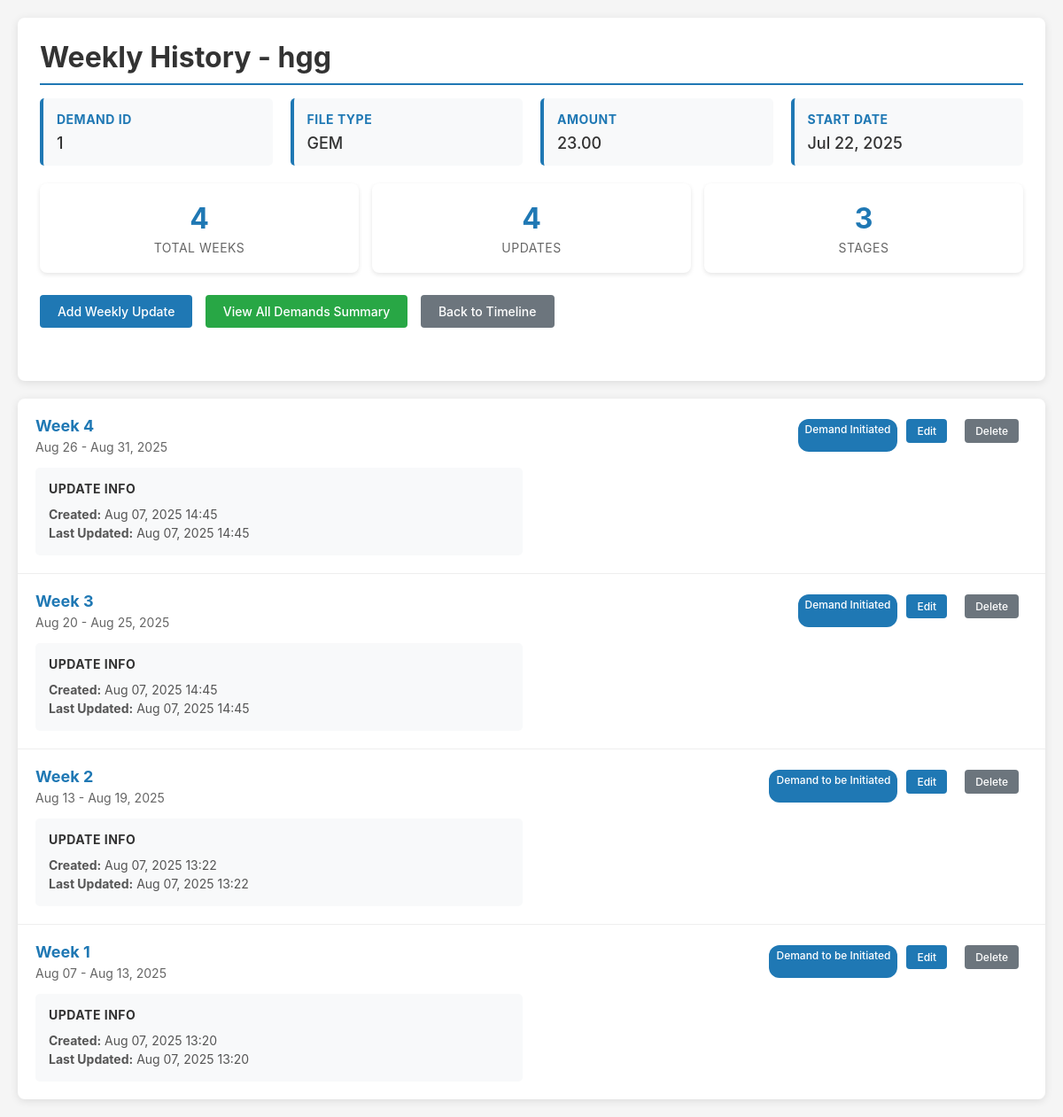
The app's page /demand/47/weekly/history/, older data.
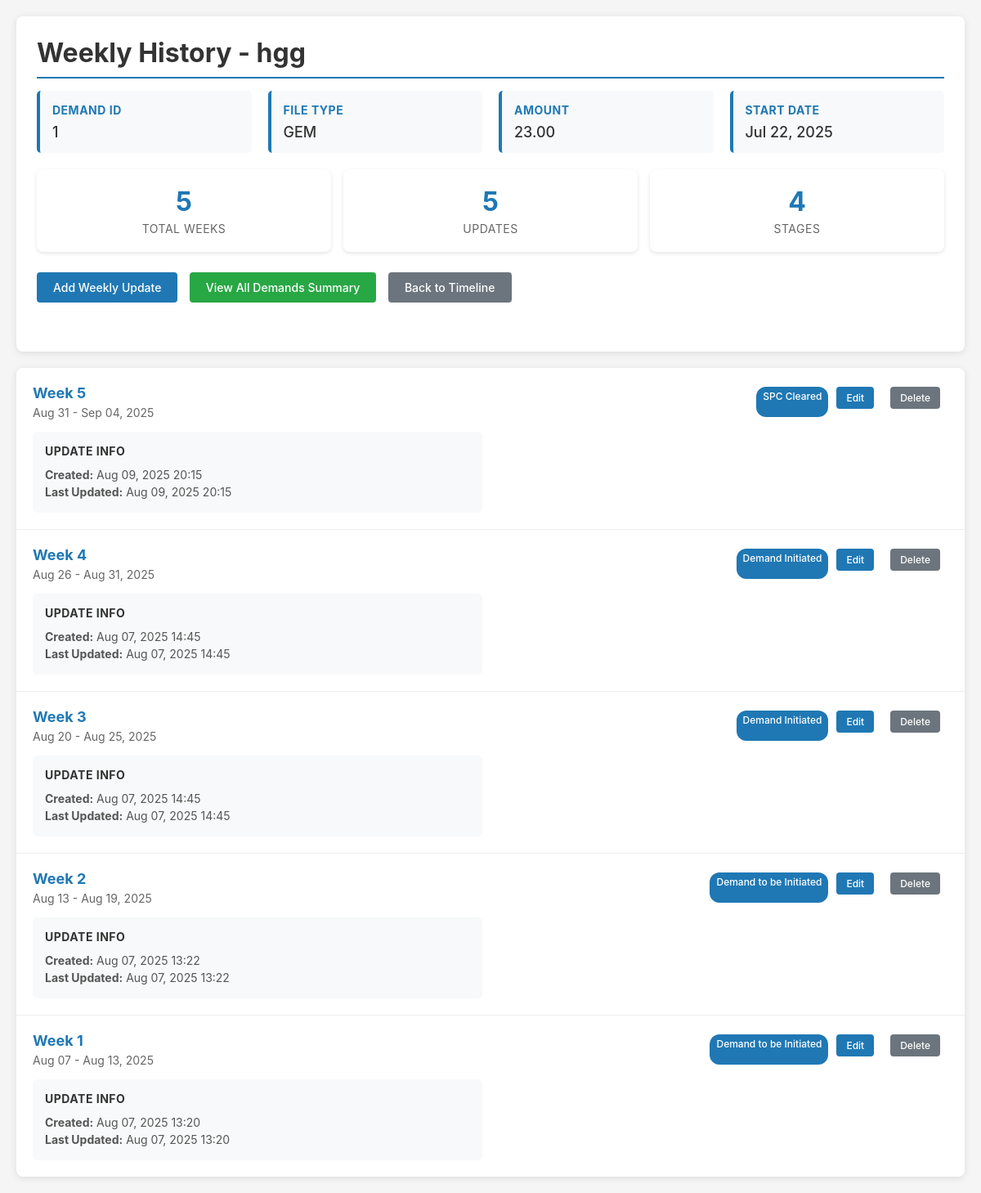
The same page, newer data.
### trackerapp/models.py (models this page shows, shortened)
class Demand(models.Model):
    name = models.CharField(max_length=200)
    created_at = models.DateTimeField(auto_now_add=True)
    demand_ID = models.CharField(max_length=100, null=True, blank=True)
    file_type = models.CharField(max_length=100, null=True, blank=True)
    file_subtype = models.CharField(max_length=100, null=True, blank=True)
    file_detail = models.CharField(max_length=100, null=True, blank=True)
    demand_amount = models.DecimalField(max_digits=15, decimal_places=2, null=True, blank=True)
    io_name = models.CharField(max_length=200, null=True, blank=True)
    start_date = models.DateField(null=True, blank=True)
    duration_months = models.IntegerField(null=True, blank=True)
    weekly_start_date = models.DateField(null=True, blank=True)
    weekly_end_date = models.DateField(null=True, blank=True)
    selected_stages = models.JSONField(default=list, blank=True)  # Store list of selected stage names

class WeeklyUpdate(models.Model):
    demand = models.ForeignKey(Demand, on_delete=models.CASCADE, related_name='weekly_updates')
    week_number = models.IntegerField()
    week_start_date = models.DateField()
    week_end_date = models.DateField()
    current_stage = models.CharField(max_length=50, choices=Stage.choices, null=True, blank=True)
    progress_percentage = models.IntegerField(default=0)
    challenges = models.TextField(blank=True, null=True)
    achievements = models.TextField(blank=True, null=True)
    next_week_plan = models.TextField(blank=True, null=True)
    created_at = models.DateTimeField(auto_now_add=True)
    updated_at = models.DateTimeField(auto_now=True)
    class Meta:
        unique_together = ('demand', 'week_number')
        ordering = ['-week_number']

### trackerapp/views.py (the view)
# urls.py: path('demand/<int:demand_id>/weekly/history/', views.weekly_history, name='weekly_history'),
def weekly_history(request, demand_id):
    demand = get_object_or_404(Demand, id=demand_id)
    weekly_updates = WeeklyUpdate.objects.filter(demand=demand).order_by('-week_number')
    total_weeks = weekly_updates.count()
    stage_progression = []
    for update in weekly_updates.order_by('week_number'):
        if update.current_stage:
            stage_progression.append({
                'week': update.week_number,
                'stage': update.current_stage,
                'date': update.week_start_date
            })
    return render(request, 'trackerapp/weekly_history.html', {
        'demand': demand,
        'weekly_updates': weekly_updates,
        'total_weeks': total_weeks,
        'stage_progression': stage_progression
    })

### trackerapp/templates/trackerapp/weekly_history.html (shortened to what this page needs)
<!DOCTYPE html>
<html lang="en">
<head>
</head>
<body>
    <div class="container">
        <div class="header">
            <h1>Weekly History - {{ demand.name }}</h1>
            <div class="demand-info">
                <div class="info-card">
                    <h4>Demand ID</h4>
                    <p>{{ demand.demand_ID|default:"Not specified" }}</p>
                </div>
                <div class="info-card">
                    <h4>File Type</h4>
                    <p>{{ demand.file_type|default:"Not specified" }}</p>
                </div>
                <div class="info-card">
                    <h4>Amount</h4>
                    <p>{{ demand.demand_amount|default:"Not specified" }}</p>
                </div>
                <div class="info-card">
                    <h4>Start Date</h4>
                    <p>{{ demand.start_date|date:"M d, Y"|default:"Not specified" }}</p>
                </div>
            </div>
            <div class="summary-stats">
                <div class="stat-card">
                    <div class="stat-number">{{ total_weeks }}</div>
                    <div class="stat-label">Total Weeks</div>
                </div>
                <div class="stat-card">
                    <div class="stat-number">{{ weekly_updates.count }}</div>
                    <div class="stat-label">Updates</div>
                </div>
                <div class="stat-card">
                    <div class="stat-number">{{ demand.stages.count }}</div>
                    <div class="stat-label">Stages</div>
                </div>
            </div>
            <div class="actions">
                <a href="{% url 'add_weekly_update' demand_id=demand.id %}" class="btn btn-primary">Add Weekly
                    Update</a>
                <a href="{% url 'weekly_summary' %}" class="btn btn-success">View All Demands Summary</a>
                <a href="{% url 'demand_list' %}" class="btn btn-secondary">Back to Timeline</a>
            </div>
        </div>
        <div class="weekly-updates">
            {% if weekly_updates %}
            {% for update in weekly_updates %}
            <div class="update-card">
                <div class="update-header">
                    <div class="week-info">
                        <div class="week-number">Week {{ update.week_number }}</div>
                        <div class="week-dates">{{ update.week_start_date|date:"M d" }} - {{ update.week_end_date|date:"M d, Y" }}</div>
                    </div>
                    <div class="update-actions">
                        {% if update.current_stage %}
                        <span class="stage-badge">{{ update.get_current_stage_display }}</span>
                        {% endif %}
                        <a href="{% url 'edit_weekly_update' update_id=update.id %}"
                            class="btn btn-primary btn-small">Edit</a>
                        <a href="javascript:void(0)" class="btn btn-secondary btn-small"
                            onclick="deleteWeeklyUpdate({{ update.id }}, '{{ demand.id }}')">Delete</a>
                    </div>
                </div>
                <div class="update-content">
                    <div class="content-section">
                        <h4>Update Info</h4>
                        <p><strong>Created:</strong> {{ update.created_at|date:"M d, Y H:i" }}</p>
                        {% if update.updated_at != update.created_at %}
                        <p><strong>Last Updated:</strong> {{ update.updated_at|date:"M d, Y H:i" }}</p>
                        {% endif %}
                    </div>
                </div>
            </div>
            {% endfor %}
            {% else %}
            <div class="no-updates">
                <h3>No Weekly Updates Yet</h3>
                <p>Start tracking progress by adding your first weekly update.</p>
                <a href="{% url 'add_weekly_update' demand_id=demand.id %}" class="btn btn-primary">Add First Update</a>
            </div>
            {% endif %}
        </div>
    </div>
</body>
</html>

Row changes from the older to the newer data that the page shows:
computed for Demand "hgg": stages.count "3" → "4"
added WeeklyUpdate: week_number "5", week_start_date "Aug 31", week_end_date "Sep 04, 2025", current_stage "SPC Cleared", created_at "Aug 09, 2025 20:15", updated_at "Aug 09, 2025 20:15"
Text that changed along with them:
{{ total_weeks }}: "4" → "5"
{{ weekly_updates.count }}: "4" → "5"
